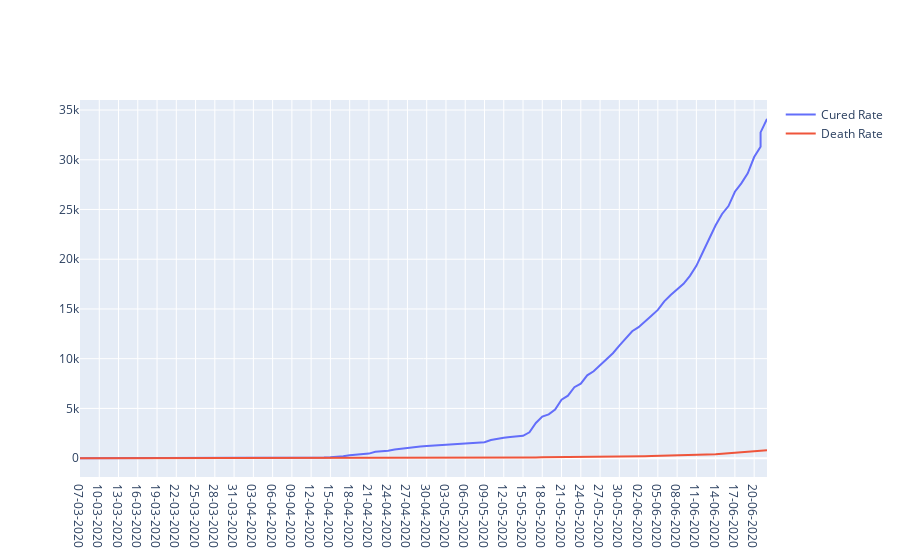

The notebook cell this image was saved under:
### Code cell
cured_rate = go.Scatter(x=df['Date'],y=df['Cured'],name='Cured Rate')
death_rate = go.Scatter(x=df['Date'],y=df['Deaths'],name='Death Rate')
py.iplot([cured_rate,death_rate])
